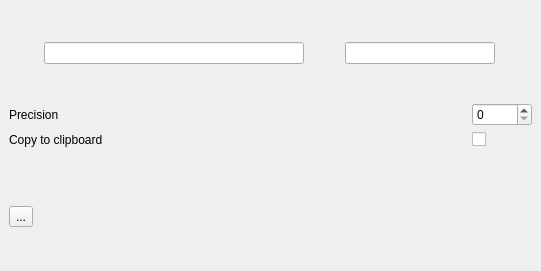
<?xml version="1.0" encoding="UTF-8"?>
<ui version="4.0">
 <class>DockWidget</class>
 <widget class="QDockWidget" name="DockWidget">
  <property name="geometry">
   <rect>
    <x>0</x>
    <y>0</y>
    <width>541</width>
    <height>271</height>
   </rect>
  </property>
  <property name="sizePolicy">
   <sizepolicy hsizetype="Minimum" vsizetype="Fixed">
    <horstretch>0</horstretch>
    <verstretch>0</verstretch>
   </sizepolicy>
  </property>
  <property name="maximumSize">
   <size>
    <width>524287</width>
    <height>300</height>
   </size>
  </property>
  <property name="layoutDirection">
   <enum>Qt::LeftToRight</enum>
  </property>
  <property name="styleSheet">
   <string notr="true">textAlignment: top;</string>
  </property>
  <property name="features">
   <set>QDockWidget::DockWidgetFloatable|QDockWidget::DockWidgetMovable</set>
  </property>
  <property name="allowedAreas">
   <set>Qt::AllDockWidgetAreas</set>
  </property>
  <property name="windowTitle">
   <string>OSGB</string>
  </property>
  <widget class="QWidget" name="dockWidgetContents">
   <layout class="QVBoxLayout" name="verticalLayout">
    <item>
     <layout class="QGridLayout" name="gridLayout_3">
      <item row="0" column="1">
       <widget class="QLineEdit" name="editLongLat">
        <property name="sizePolicy">
         <sizepolicy hsizetype="Maximum" vsizetype="Maximum">
          <horstretch>0</horstretch>
          <verstretch>0</verstretch>
         </sizepolicy>
        </property>
        <property name="minimumSize">
         <size>
          <width>150</width>
          <height>0</height>
         </size>
        </property>
        <property name="maximumSize">
         <size>
          <width>16777215</width>
          <height>16777215</height>
         </size>
        </property>
       </widget>
      </item>
      <item row="0" column="0">
       <widget class="QLineEdit" name="editCoords">
        <property name="sizePolicy">
         <sizepolicy hsizetype="Maximum" vsizetype="Maximum">
          <horstretch>0</horstretch>
          <verstretch>0</verstretch>
         </sizepolicy>
        </property>
        <property name="minimumSize">
         <size>
          <width>260</width>
          <height>0</height>
         </size>
        </property>
        <property name="maximumSize">
         <size>
          <width>16777215</width>
          <height>16777215</height>
         </size>
        </property>
       </widget>
      </item>
     </layout>
    </item>
    <item>
     <layout class="QGridLayout" name="gridLayout_2">
      <item row="0" column="1">
       <widget class="QSpinBox" name="precisionField">
        <property name="minimumSize">
         <size>
          <width>60</width>
          <height>20</height>
         </size>
        </property>
        <property name="maximumSize">
         <size>
          <width>0</width>
          <height>16777215</height>
         </size>
        </property>
        <property name="wrapping">
         <bool>false</bool>
        </property>
        <property name="frame">
         <bool>true</bool>
        </property>
        <property name="readOnly">
         <bool>false</bool>
        </property>
        <property name="buttonSymbols">
         <enum>QAbstractSpinBox::UpDownArrows</enum>
        </property>
       </widget>
      </item>
      <item row="1" column="1">
       <widget class="QCheckBox" name="clipboardCheck">
        <property name="text">
         <string/>
        </property>
       </widget>
      </item>
      <item row="0" column="0">
       <widget class="QLabel" name="label">
        <property name="text">
         <string>Precision</string>
        </property>
       </widget>
      </item>
      <item row="1" column="0">
       <widget class="QLabel" name="label_2">
        <property name="text">
         <string>Copy to clipboard</string>
        </property>
       </widget>
      </item>
     </layout>
    </item>
    <item>
     <spacer name="horizontalSpacer">
      <property name="orientation">
       <enum>Qt::Horizontal</enum>
      </property>
      <property name="sizeHint" stdset="0">
       <size>
        <width>40</width>
        <height>20</height>
       </size>
      </property>
     </spacer>
    </item>
    <item>
     <widget class="QToolButton" name="btnPointTool">
      <property name="toolTip">
       <string>Pick point</string>
      </property>
      <property name="text">
       <string>...</string>
      </property>
      <property name="checkable">
       <bool>false</bool>
      </property>
     </widget>
    </item>
   </layout>
  </widget>
 </widget>
 <resources/>
 <connections/>
</ui>
